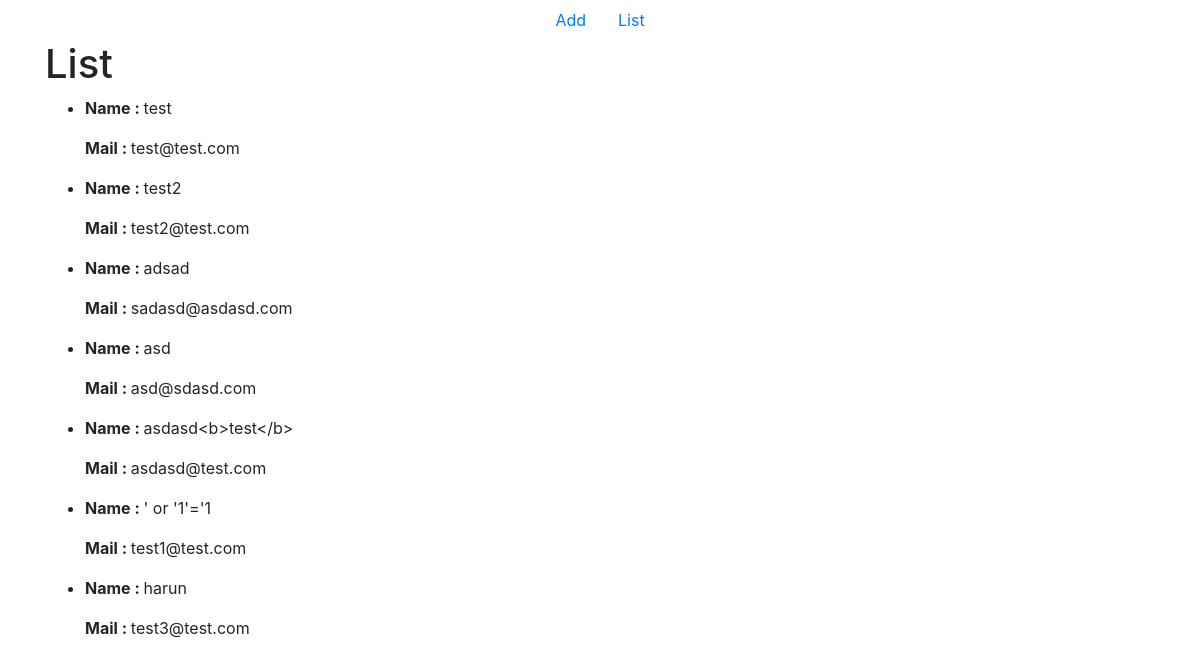
Page /list on the committed database.
### mail/models.py (models this page shows)
class mails(models.Model):
    name = models.CharField(max_length=254)
    email = models.EmailField(max_length=254, unique=True)
    created_at = models.DateTimeField(auto_now_add=True)
    updated_at = models.DateTimeField(auto_now=True)

### mail/views.py (the view)
# urls.py: path('list', ListView.as_view(), name='list'),
class ListView(ListView):
    model = mails
    def get_context_data(self):
        context = super().get_context_data()
        return context

### templates/mail/mails_list.html (shortened to what this page needs)
{% extends './base.html' %}
{% block content %}
    <h1>List </h1>
    <ul>
    {% for emails in object_list %}
        <li>
            <p><b>Name : </b>{{ emails.name }} </p>
            <p><b>Mail : </b> {{ emails.email }} </p>
        </li>
    {% empty %}
        <li>Empty List.</li>
    {% endfor %}
    </ul>
{% endblock %}

### templates/mail/base.html (shortened to what this page needs)
{% load static %}
<!DOCTYPE html>
<html lang="en">
<head>
    <link rel="stylesheet" href="{% static 'mail/css/bootstrap.min.css' %}">
</head>
<body>
    <div class="container">
        <div class="row">
            <div class="col-md-12">
                  <ul class="nav justify-content-center">
                      <li class="nav-item"> <a  class="nav-link" href=" {%  url 'add' %}">Add</a> </li>
                      <li class="nav-item"> <a class="nav-link" href=" {%  url 'list' %}">List</a> </li>
                </ul>
            </div>
            <div class="col-md-12">
                 {% block content %}
                 {% endblock %}
            </div>
        </div>
    </div>
</body>
</html>

### rows in the picture
mails: name "test", email "test@test.com"
mails: name "test2", email "test2@test.com"
mails: name "adsad", email "sadasd@asdasd.com"
mails: name "asd", email "asd@sdasd.com"
mails: name "asdasd<b>test</b>", email "asdasd@test.com"
mails: name "' or '1'='1", email "test1@test.com"
mails: name "harun", email "test3@test.com"
